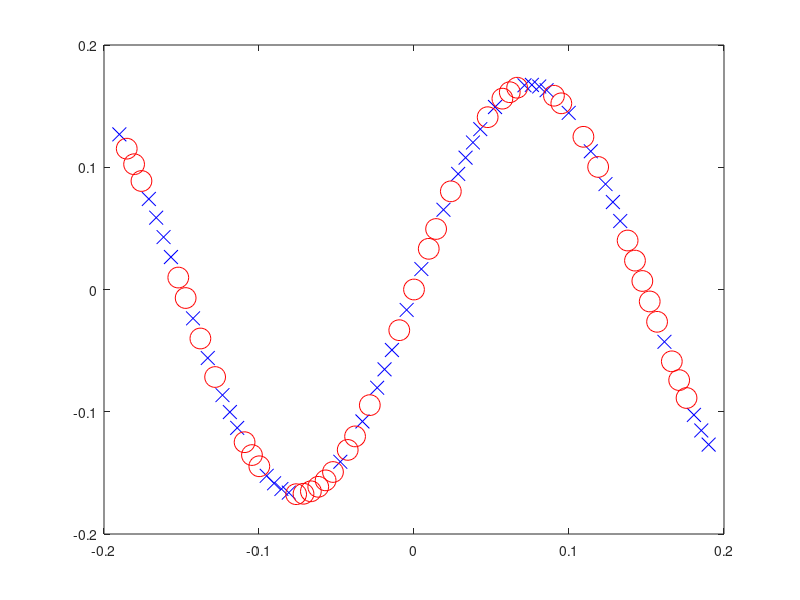

MATLAB code for this plot:

function MPCR_ELM

close all
clear all
clc



x=[-20:.5:20];
% % y=10.*x+0.5;
% % y=x.^2;
% % y=-abs(sin(x/8));
y=sin(.2.*x);
% y=x.^2+20.*rand(size(x));
% y=exp(-0.02.*(x-4).^2);


x=(x/norm(x))';
y=(y/norm(y))';


r=randperm(size(x,1));
x=x(r);
y=y(r);

x1=x(1:end/2);
y1=y(1:end/2);
x2=x(end/2+1:end);
y2=y(end/2+1:end);

h=10;

W1=randn(size(x1,2)+1,h);

y02=(tanh(([x2 ones(size(x2,1),1)]*W1))*(tanh(([x1 ones(size(x1,1),1)]*W1))\y1));




plot(x2,y02,'bx','Markersize', 10)

hold on

plot(x1,y1,'ro','Markersize', 15)

y2
y02

end















